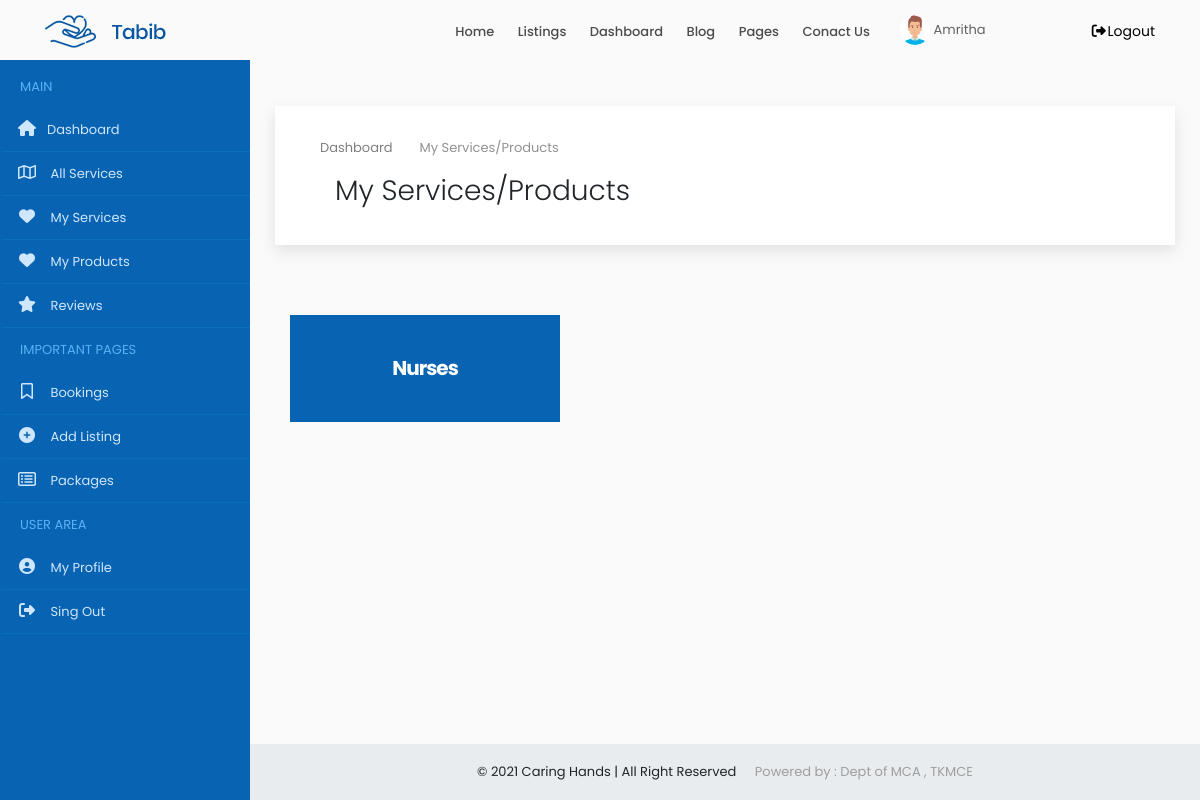
The page /provider/my/services/ (signed in) on the database as committed earlier.
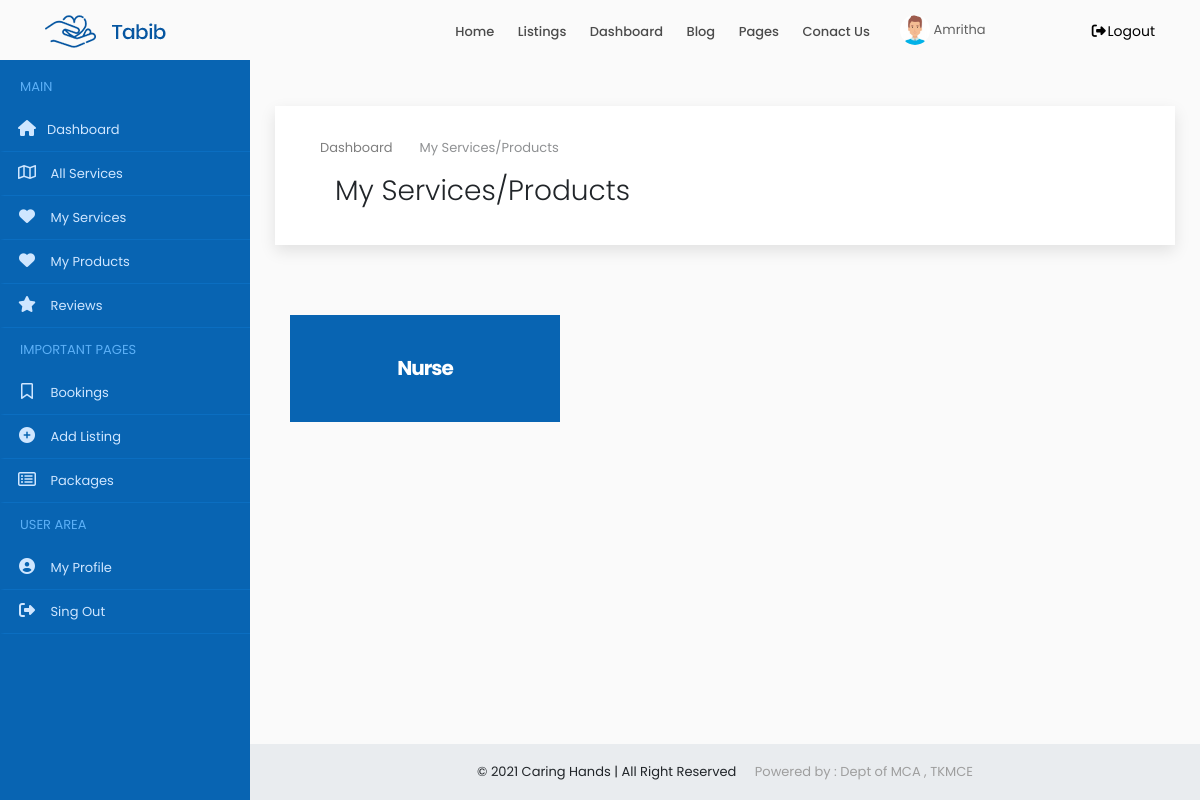
The same page on the database as committed later.
### accounts/models.py (models this page shows, shortened)
class ProviderService(models.Model):
    user = models.ForeignKey(Users,on_delete=models.CASCADE,null=True, blank=True)
    service = models.ForeignKey(Service, on_delete=models.CASCADE,null=True, blank=True)
    count = models.IntegerField(null=True, blank=True)
    cost = models.IntegerField()

class Service(models.Model):
    category = models.CharField(max_length=250)
    providers = models.IntegerField(null=True, blank=True)
    users = models.IntegerField(null=True, blank=True)

### accounts/views.py (the view)
# urls.py: path('provider/my/services/',MyServices.as_view(), name='my_services'),
class MyServices(View):
    def get(self, request):
        x = ProviderCheck(request)
        if x == True:
            user = request.user
            account = Users.objects.get(user=user)
            ps = ProviderService.objects.filter(user=account)
            context = {'account': account,'ps': ps}
            return render(request,'provider/my_services.html',context)
        else:
            return redirect('home')

### accounts/functions.py (called while the page is built)
def ProviderCheck(request):
    user = request.user
    if user.is_authenticated:
        try:
            u = Users.objects.get(user=user)
            if u.type == 'service_provider':
                return (True)
            else:
                return (False)
        except:
            return (False)
    else:
        return (False)

### accounts/templates/provider/my_services.html (shortened to what this page needs)
{% extends 'common/dashboard_main.html' %}
{% load static %}
{% block content %}
{% include 'common/header.html' %}
{% include 'provider/sidenav.html' %}
<div class="content-wrapper">
<div class="container-fluid overflow-hidden">
    <div class="row margin-tb-90px margin-lr-10px sm-mrl-0px">
        <div id="page-title" class="padding-30px background-white full-width box-shadow">
            <div class="container">
                <ol class="breadcrumb opacity-5">
                    <li><a href="{% url 'home' %}">Dashboard</a></li>
                    <li class="active">My Services/Products</li>
                </ol>
                <div class="container-fluid">
                    <div class="row">
                        <div class="col-6">
                            <h1 class="font-weight-300">My Services/Products</h1>
                        </div>
                        <div class="col-6">
                        </div>
                    </div>
                </div>
            </div>
        </div>
        <div class="container-fluid">
            <div class="row" style="margin-top:40px">
                {% for i in ps %}
                <div class="col-lg-4 col-md-4  col-sm-6 sm-mb-40px wow fadeInUp" data-wow-delay="0.2s" style="visibility: visible; animation-delay: 0.2s; animation-name: fadeInUp;margin-top: 30px;">
                    <a href="{% url 'product' i.id %}">
                        <div class="pricing hover-effect">
                            <div class="pricing-head text-center">
                                <h3 class="font-weight-700 padding-40px background-main-color margin-0px text-white">
                                    <span class=" z-index-2 position-relative d-block">{{i.service.category|title}}
                                    </span>
                                </h3>
                            </div>
                        </div>
                    </a>
                </div>
                {% empty %}
                <div class="alert alert-danger  margin-bottom-35px border-radius-10 padding-30px">
                    <strong>OOPS!</strong> No Services found
                    <hr>
                    <p class="margin-0px">Add new services to be listed out over here.</p>
                </div>
                {% endfor %}
            </div>
        </div>
    </div>
</div>
{% include 'common/small_footer.html' %}
</div>
{% endblock %}

Rows that differ between the two databases and show on the page:
changed through a linked row, ProviderService: service.category "Nurses" → "Nurse"
